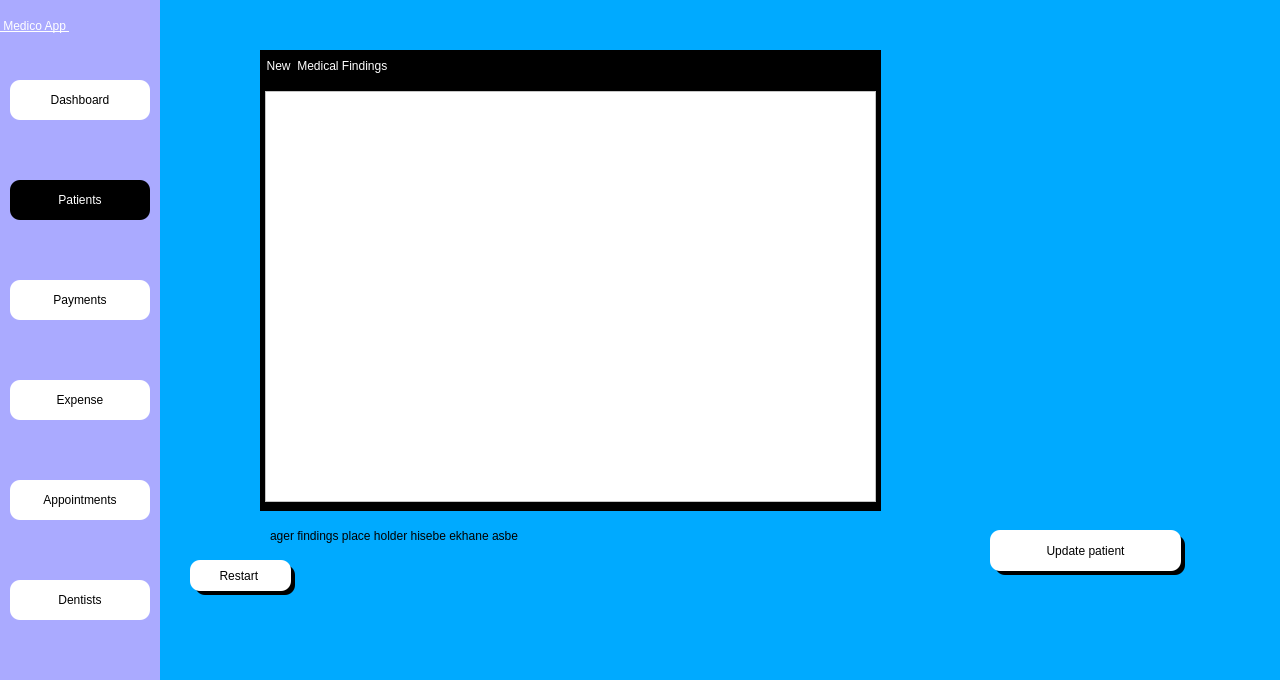
<?xml version="1.0" encoding="UTF-8"?>
<ui version="4.0">
 <class>Dialog</class>
 <widget class="QDialog" name="Dialog">
  <property name="geometry">
   <rect>
    <x>0</x>
    <y>0</y>
    <width>1280</width>
    <height>680</height>
   </rect>
  </property>
  <property name="windowTitle">
   <string>Dialog</string>
  </property>
  <property name="styleSheet">
   <string notr="true">background-color: rgb(0, 170, 255);</string>
  </property>
  <widget class="QWidget" name="side_bar" native="true">
   <property name="geometry">
    <rect>
     <x>0</x>
     <y>0</y>
     <width>160</width>
     <height>681</height>
    </rect>
   </property>
   <property name="styleSheet">
    <string notr="true">background-color: rgb(170, 170, 255);</string>
   </property>
   <widget class="QPushButton" name="dash_btn">
    <property name="geometry">
     <rect>
      <x>10</x>
      <y>80</y>
      <width>140</width>
      <height>40</height>
     </rect>
    </property>
    <property name="styleSheet">
     <string notr="true">QPushButton{


font:  14pt &quot;Segoe UI &quot;;
background-color: rgb(255, 255, 255);
border-top-left-radius:10px;
border-bottom-left-radius:10px;
border-top-right-radius:10px;
border-bottom-right-radius:10px;}
QPushButton:hover{
	background-color: rgb(161, 161, 161);
	color: rgb(255, 255, 255);
}</string>
    </property>
    <property name="text">
     <string>Dashboard</string>
    </property>
    <property name="icon">
     <iconset>
      <normaloff>../Medico_modern/dashboard.png</normaloff>../Medico_modern/dashboard.png</iconset>
    </property>
   </widget>
   <widget class="QPushButton" name="appointment_btn">
    <property name="geometry">
     <rect>
      <x>10</x>
      <y>480</y>
      <width>140</width>
      <height>40</height>
     </rect>
    </property>
    <property name="styleSheet">
     <string notr="true">QPushButton{


font:  14pt &quot;Segoe UI &quot;;
background-color: rgb(255, 255, 255);
border-top-left-radius:10px;
border-bottom-left-radius:10px;
border-top-right-radius:10px;
border-bottom-right-radius:10px;}
QPushButton:hover{
	background-color: rgb(161, 161, 161);
	color: rgb(255, 255, 255);
}</string>
    </property>
    <property name="text">
     <string>Appointments</string>
    </property>
    <property name="icon">
     <iconset>
      <normaloff>../Medico_modern/appointmentdownload (1).png</normaloff>../Medico_modern/appointmentdownload (1).png</iconset>
    </property>
   </widget>
   <widget class="QPushButton" name="dentist_btn">
    <property name="geometry">
     <rect>
      <x>10</x>
      <y>580</y>
      <width>140</width>
      <height>40</height>
     </rect>
    </property>
    <property name="styleSheet">
     <string notr="true">QPushButton{


font:  14pt &quot;Segoe UI &quot;;
background-color: rgb(255, 255, 255);
border-top-left-radius:10px;
border-bottom-left-radius:10px;
border-top-right-radius:10px;
border-bottom-right-radius:10px;}
QPushButton:hover{
	background-color: rgb(161, 161, 161);
	color: rgb(255, 255, 255);
}</string>
    </property>
    <property name="text">
     <string>Dentists</string>
    </property>
    <property name="icon">
     <iconset>
      <normaloff>../Medico_modern/dentistimages.png</normaloff>../Medico_modern/dentistimages.png</iconset>
    </property>
   </widget>
   <widget class="QPushButton" name="payment_btn">
    <property name="geometry">
     <rect>
      <x>10</x>
      <y>280</y>
      <width>140</width>
      <height>40</height>
     </rect>
    </property>
    <property name="styleSheet">
     <string notr="true">QPushButton{


font:  14pt &quot;Segoe UI &quot;;
background-color: rgb(255, 255, 255);
border-top-left-radius:10px;
border-bottom-left-radius:10px;
border-top-right-radius:10px;
border-bottom-right-radius:10px;}
QPushButton:hover{
	background-color: rgb(161, 161, 161);
	color: rgb(255, 255, 255);
}</string>
    </property>
    <property name="text">
     <string>Payments</string>
    </property>
    <property name="icon">
     <iconset>
      <normaloff>../Medico_modern/billingdownload (1).png</normaloff>../Medico_modern/billingdownload (1).png</iconset>
    </property>
   </widget>
   <widget class="QPushButton" name="expense_btn">
    <property name="geometry">
     <rect>
      <x>10</x>
      <y>380</y>
      <width>140</width>
      <height>40</height>
     </rect>
    </property>
    <property name="styleSheet">
     <string notr="true">QPushButton{


font:  14pt &quot;Segoe UI &quot;;
background-color: rgb(255, 255, 255);
border-top-left-radius:10px;
border-bottom-left-radius:10px;
border-top-right-radius:10px;
border-bottom-right-radius:10px;}
QPushButton:hover{
	background-color: rgb(161, 161, 161);
	color: rgb(255, 255, 255);
}</string>
    </property>
    <property name="text">
     <string>Expense</string>
    </property>
    <property name="icon">
     <iconset>
      <normaloff>../Medico_modern/billingdownload (1).png</normaloff>../Medico_modern/billingdownload (1).png</iconset>
    </property>
   </widget>
   <widget class="QLabel" name="label_6">
    <property name="geometry">
     <rect>
      <x>0</x>
      <y>0</y>
      <width>161</width>
      <height>51</height>
     </rect>
    </property>
    <property name="styleSheet">
     <string notr="true">font: 20pt &quot;MS Shell Dlg 2&quot;;
font: 75 20pt &quot;MS Shell Dlg 2&quot;;
text-decoration: underline;
font: 22pt &quot;MS Shell Dlg 2&quot;;
background-color: rgba(255, 255, 255,0);
color: rgb(255, 255, 255);
</string>
    </property>
    <property name="text">
     <string> Medico App </string>
    </property>
   </widget>
  </widget>
  <widget class="QPushButton" name="patient_btn">
   <property name="geometry">
    <rect>
     <x>10</x>
     <y>180</y>
     <width>140</width>
     <height>40</height>
    </rect>
   </property>
   <property name="styleSheet">
    <string notr="true">
QPushButton{


font:  14pt &quot;Segoe UI &quot;;
background-color: rgb(255, 255, 255);
border-top-left-radius:10px;
border-bottom-left-radius:10px;
border-top-right-radius:10px;
border-bottom-right-radius:10px;

	background-color: rgb(0, 0, 0);
	color: rgb(255, 255, 255);
}

QPushButton:hover{
	background-color: rgb(161, 161, 161);
	color: rgb(255, 255, 255);
}
</string>
   </property>
   <property name="text">
    <string>Patients</string>
   </property>
   <property name="icon">
    <iconset>
     <normaloff>../Medico_modern/patientdownload .png</normaloff>../Medico_modern/patientdownload .png</iconset>
   </property>
  </widget>
  <widget class="QPushButton" name="save_pat">
   <property name="geometry">
    <rect>
     <x>990</x>
     <y>530</y>
     <width>191</width>
     <height>41</height>
    </rect>
   </property>
   <property name="styleSheet">
    <string notr="true">QPushButton{


font:  14pt &quot;Segoe UI &quot;;
background-color: rgb(255, 255, 255);
border-top-left-radius:10px;
border-bottom-left-radius:10px;
border-top-right-radius:10px;
border-bottom-right-radius:10px;}
QPushButton:hover{
	background-color: rgb(161, 161, 161);
	color: rgb(255, 255, 255);
}</string>
   </property>
   <property name="text">
    <string>Update patient</string>
   </property>
  </widget>
  <widget class="QPushButton" name="restart_btn">
   <property name="geometry">
    <rect>
     <x>190</x>
     <y>560</y>
     <width>101</width>
     <height>31</height>
    </rect>
   </property>
   <property name="styleSheet">
    <string notr="true">QPushButton{


font:  14pt &quot;Segoe UI &quot;;
background-color: rgb(255, 255, 255);
border-top-left-radius:10px;
border-bottom-left-radius:10px;
border-top-right-radius:10px;
border-bottom-right-radius:10px;}
QPushButton:hover{
	background-color: rgb(161, 161, 161);
	color: rgb(255, 255, 255);
}</string>
   </property>
   <property name="text">
    <string>Restart </string>
   </property>
  </widget>
  <widget class="QLabel" name="label">
   <property name="geometry">
    <rect>
     <x>0</x>
     <y>-20</y>
     <width>1280</width>
     <height>720</height>
    </rect>
   </property>
   <property name="text">
    <string/>
   </property>
   <property name="pixmap">
    <pixmap>../Images/daniel-frank-wKbWAMlHgNo-unsplash.jpg</pixmap>
   </property>
   <property name="scaledContents">
    <bool>true</bool>
   </property>
  </widget>
  <widget class="QLabel" name="label_4">
   <property name="geometry">
    <rect>
     <x>195</x>
     <y>565</y>
     <width>100</width>
     <height>30</height>
    </rect>
   </property>
   <property name="styleSheet">
    <string notr="true">background-color: rgb(0, 0, 0);
font: 12pt &quot;MS Shell Dlg 2&quot;;
border-top-left-radius:10px;
border-bottom-left-radius:10px;
border-top-right-radius:10px;
border-bottom-right-radius:10px;
color: rgb(255, 255, 255);
</string>
   </property>
   <property name="text">
    <string/>
   </property>
  </widget>
  <widget class="QLabel" name="label_5">
   <property name="geometry">
    <rect>
     <x>995</x>
     <y>535</y>
     <width>190</width>
     <height>40</height>
    </rect>
   </property>
   <property name="styleSheet">
    <string notr="true">background-color: rgb(0, 0, 0);
font: 12pt &quot;MS Shell Dlg 2&quot;;
border-top-left-radius:10px;
border-bottom-left-radius:10px;
border-top-right-radius:10px;
border-bottom-right-radius:10px;
color: rgb(255, 255, 255);
</string>
   </property>
   <property name="text">
    <string/>
   </property>
  </widget>
  <widget class="QWidget" name="widget_3" native="true">
   <property name="geometry">
    <rect>
     <x>260</x>
     <y>50</y>
     <width>621</width>
     <height>461</height>
    </rect>
   </property>
   <property name="styleSheet">
    <string notr="true">color: rgb(255, 255, 255);
background-color: rgb(0, 0, 0);</string>
   </property>
   <widget class="QLabel" name="findings_label_2">
    <property name="geometry">
     <rect>
      <x>0</x>
      <y>0</y>
      <width>351</width>
      <height>31</height>
     </rect>
    </property>
    <property name="styleSheet">
     <string notr="true">
color: rgb(255, 255, 255);
background-color: rgb(0, 0, 0);

font:  14pt &quot;Segoe UI &quot;;</string>
    </property>
    <property name="text">
     <string>  New  Medical Findings</string>
    </property>
   </widget>
   <widget class="QTextBrowser" name="textBrowser">
    <property name="geometry">
     <rect>
      <x>5</x>
      <y>41</y>
      <width>611</width>
      <height>411</height>
     </rect>
    </property>
    <property name="styleSheet">
     <string notr="true">background-color: rgb(255, 255, 255);</string>
    </property>
   </widget>
  </widget>
  <widget class="QLabel" name="label_2">
   <property name="geometry">
    <rect>
     <x>270</x>
     <y>520</y>
     <width>481</width>
     <height>31</height>
    </rect>
   </property>
   <property name="text">
    <string>ager findings place holder hisebe ekhane asbe</string>
   </property>
  </widget>
  <zorder>label</zorder>
  <zorder>side_bar</zorder>
  <zorder>patient_btn</zorder>
  <zorder>label_4</zorder>
  <zorder>restart_btn</zorder>
  <zorder>label_5</zorder>
  <zorder>save_pat</zorder>
  <zorder>widget_3</zorder>
  <zorder>label_2</zorder>
 </widget>
 <resources/>
 <connections/>
</ui>
